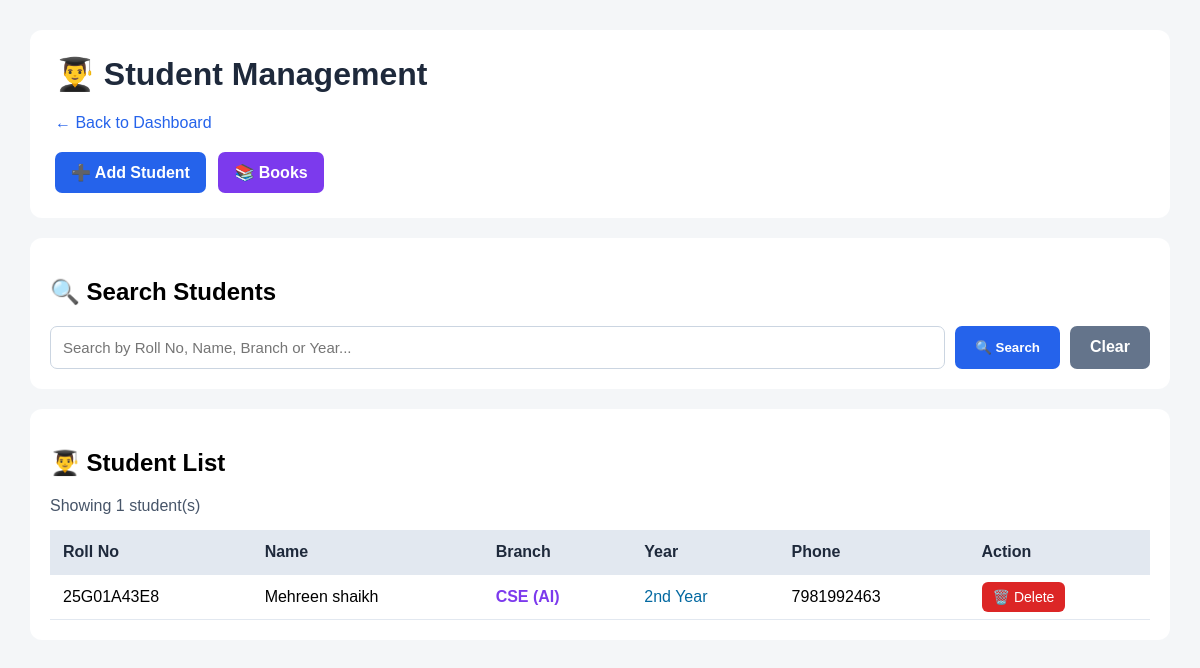
/students, run on the app's committed database.
### tables this page shows
CREATE TABLE students (
            id INTEGER PRIMARY KEY AUTOINCREMENT,
            roll_no TEXT UNIQUE NOT NULL,
            name TEXT NOT NULL,
            branch TEXT,
            year TEXT,
            phone TEXT
        );

### app.py (the view)
@app.route("/students")
def students():
    search = request.args.get("search", "")
    conn = get_db_connection()
    if search:
        students = conn.execute("""
            SELECT *
            FROM students
            WHERE roll_no LIKE ?
            OR name LIKE ?
            OR branch LIKE ?
            OR year LIKE ?
            ORDER BY id DESC
        """, (
            f"%{search}%",
            f"%{search}%",
            f"%{search}%",
            f"%{search}%"
        )).fetchall()
    else:
        students = conn.execute("""
            SELECT *
            FROM students
            ORDER BY id DESC
        """).fetchall()
    conn.close()
    return render_template(
        "students.html",
        students=students,
        search=search
    )

### app.py (called while the page is built)
def get_db_connection():
    conn = sqlite3.connect(DATABASE)
    conn.row_factory = sqlite3.Row
    return conn

### templates/students.html (shortened to what this page needs)
<!DOCTYPE html>
<html>
<head>
</head>
<body>
<div class="container">
    <div class="header">
        <h1>👨‍🎓 Student Management</h1>
        <a class="back" href="/">
            ← Back to Dashboard
        </a>
        <div class="top-buttons">
            <a
                class="button add-button"
                href="/add-student"
            >
                ➕ Add Student
            </a>
            <a
                class="button book-button"
                href="/books"
            >
                📚 Books
            </a>
        </div>
    </div>
    <div class="search-box">
        <h2>🔍 Search Students</h2>
        <form
            class="search-form"
            method="GET"
            action="/students"
        >
            <input
                class="search-input"
                type="text"
                name="search"
                placeholder="Search by Roll No, Name, Branch or Year..."
                value="{{ search }}"
            >
            <button
                class="search-button"
                type="submit"
            >
                🔍 Search
            </button>
            <a
                class="clear-button"
                href="/students"
            >
                Clear
            </a>
        </form>
    </div>
    <div class="table-box">
        <h2>👨‍🎓 Student List</h2>
        <div class="count">
            {% if students %}
                Showing {{ students|length }} student(s)
            {% else %}
                No students found.
            {% endif %}
        </div>
        {% if students %}
        <table>
            <tr>
                <th>Roll No</th>
                <th>Name</th>
                <th>Branch</th>
                <th>Year</th>
                <th>Phone</th>
                <th>Action</th>
            </tr>
            {% for student in students %}
            <tr>
                <td>
                    {{ student['roll_no'] }}
                </td>
                <td>
                    {{ student['name'] }}
                </td>
                <td>
                    <span class="branch">
                        {{ student['branch'] or 'Not specified' }}
                    </span>
                </td>
                <td>
                    <span class="year">
                        {{ student['year'] or 'Not specified' }}
                    </span>
                </td>
                <td>
                    {{ student['phone'] or 'Not specified' }}
                </td>
                <td>
                    <a
                        class="delete-button"
                        href="/delete-student/{{ student['id'] }}"
                        onclick="return confirm('Are you sure you want to delete this student?');"
                    >
                        🗑️ Delete
                    </a>
                </td>
            </tr>
            {% endfor %}
        </table>
        {% endif %}
    </div>
</div>
</body>
</html>

### templates/students.html (style rules this page uses)
* { box-sizing: border-box; }
body { font-family: Arial, sans-serif; background: #f4f6f8; margin: 0; padding: 30px; }
.container { max-width: 1200px; margin: auto; }
.header { background: white; padding: 25px; border-radius: 12px; margin-bottom: 20px; }
h1 { margin-top: 0; color: #1e293b; }
.back { text-decoration: none; color: #2563eb; }
.top-buttons { margin-top: 20px; }
.button { display: inline-block; padding: 11px 16px; border-radius: 7px; text-decoration: none; color: white; margin-right: 8px; font-weight: bold; }
.add-button { background: #2563eb; }
.book-button { background: #7c3aed; }
.search-box { background: white; padding: 20px; border-radius: 12px; margin-bottom: 20px; }
.search-form { display: flex; gap: 10px; flex-wrap: wrap; }
.search-input { flex: 1; min-width: 250px; padding: 12px; border: 1px solid #cbd5e1; border-radius: 7px; font-size: 15px; }
.search-button { padding: 12px 20px; border: none; border-radius: 7px; background: #2563eb; color: white; cursor: pointer; font-weight: bold; }
.clear-button { padding: 12px 20px; border-radius: 7px; background: #64748b; color: white; text-decoration: none; font-weight: bold; }
.table-box { background: white; padding: 20px; border-radius: 12px; overflow-x: auto; }
table { width: 100%; border-collapse: collapse; min-width: 850px; }
th, td { padding: 13px; border-bottom: 1px solid #e2e8f0; text-align: left; }
th { background: #e2e8f0; color: #1e293b; }
.delete-button { background: #dc2626; color: white; padding: 7px 11px; border-radius: 6px; text-decoration: none; font-size: 14px; }
.count { margin-bottom: 15px; color: #475569; }
.branch { font-weight: bold; color: #7c3aed; }
.year { color: #0369a1; }

### data on the page
students: roll_no "25G01A43E8", name "Mehreen shaikh", branch "CSE (AI)", year "2nd Year", phone "7981992463"

### other printed values
{{ students|length }} "1"
